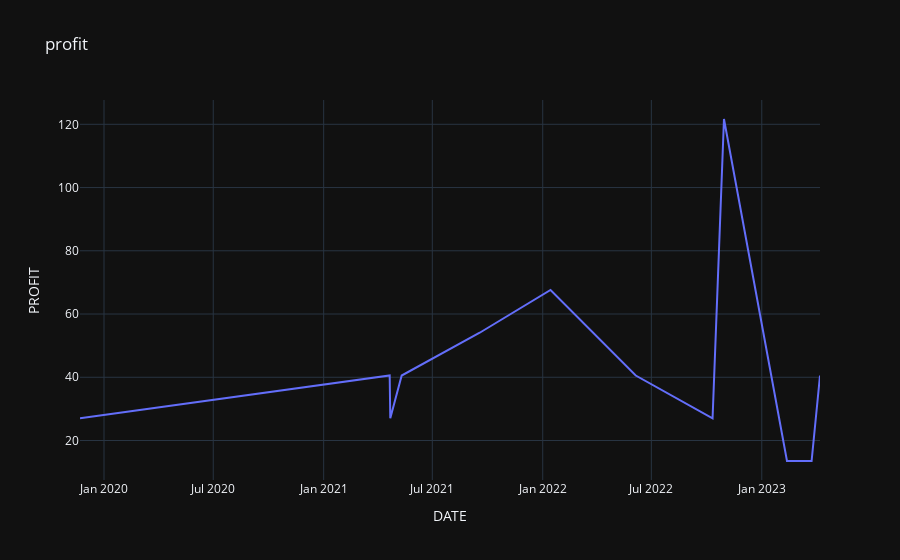

Notebook code for this chart:
### Code cell
fig = px.line(dfline, x="DATE", y="PROFIT", title='profit')
fig.update_layout(template = "plotly_dark")
fig.show()

### Figure 1 — Plotly figure (JSON) as saved in the notebook; plotly's stock layout.template omitted (floating-point values rounded to 4 significant figures)
{"data": [{"hovertemplate": "DATE=%{x}<br>PROFIT=%{y}<extra></extra>", "legendgroup": "", "line": {"color": "#636efa", "dash": "solid"}, "marker": {"symbol": "circle"}, "mode": "lines", "name": "", "orientation": "v", "showlegend": false, "type": "scatter", "x": ["2019-11-22", "2021-04-21", "2021-04-22", "2021-05-11", "2021-09-18", "2022-01-14", "2022-06-05", "2022-10-11", "2022-10-30", "2023-02-12", "2023-03-25", "2023-04-08"], "xaxis": "x", "y": [27.04, 40.56, 27.04, 40.56, 54.08, 67.6, 40.56, 27.04, 121.7, 13.52, 13.52, 40.56], "yaxis": "y"}], "layout": {"legend": {"tracegroupgap": 0}, "title": {"text": "profit"}, "xaxis": {"anchor": "y", "domain": [0, 1], "title": {"text": "DATE"}}, "yaxis": {"anchor": "x", "domain": [0, 1], "title": {"text": "PROFIT"}}}}
